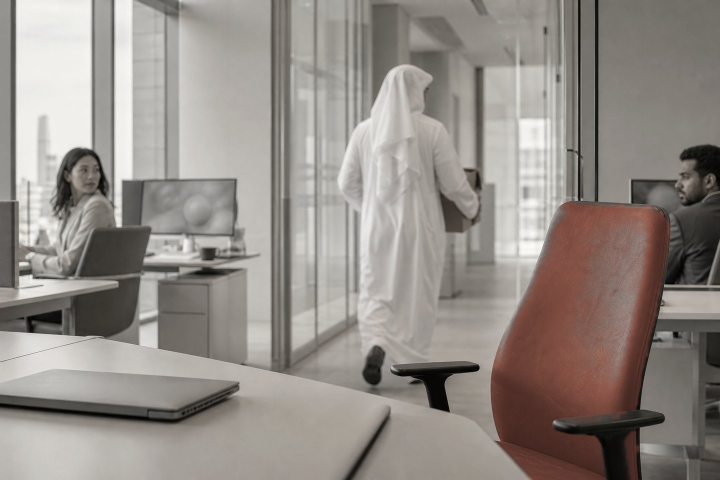
#> input picture apps/site/assets/challenges/expert.jpg, 1440 x 960 px, given in place of expert.png, which was not available (shown at 1/2 size)
$ python grade-challenge-photos.py
#> lines starting #> are read from the running program, lines starting #| are printed output that depends on the picture; after the words box and inside, x2 and y2 are one past the last pixel; in counts of white or black regions, pixels touching at a corner belong together; pictures that were not available may be replaced by others from this repository, and a replacement may not be noted
#> `sheet = Image.new("RGB", (720 * 2, 480 * 3), "white")`: sheet: PIL image 1440x1440 RGB; every value is 255
#> `msheet = Image.new("L", (720 * 2, 480 * 3), 0)`: msheet: PIL image 1440x1440 L; every value is 0
# -*- coding: utf-8 -*-
"""معالجة صور التحديات لتنتمي للهوية:
١) قص ٣:٢ بإزاحة أفقية لكل صورة · ٢) العنصر الأحمر الوحيد يُنقل إلى لون الألف #8A5447
٣) بقية المشهد تُخفَّض تشبّعها وتُدفَّأ نحو ورق/جرافيت الهوية · ٤) تصدير 1440×960 JPEG."""
from PIL import Image, ImageChops, ImageFilter, ImageEnhance, ImageOps
import os, sys
SRC = r"D:\TM-SOOT NOTE\itqan-challenges"
DST = r"D:\ideas testing\dalili\apps\site\assets\challenges"
os.makedirs(DST, exist_ok=True)
ROI = dict(
    expert=[(0.66, 0.40, 0.95, 1.0)],
    onboarding=[(0.46, 0.47, 0.64, 0.90), (0.30, 0.84, 0.58, 1.0)],
    interruptions=[(0.25, 0.78, 0.44, 0.97)],
    consistency=[(0.0, 0.54, 1.0, 0.70)],
    quality=[(0.38, 0.64, 0.50, 0.86)],
    tomorrow=[(0.80, 0.32, 0.96, 0.50)],
)
OFFSET = dict(expert=160, onboarding=320, interruptions=160, consistency=160, quality=120, tomorrow=200)

def ramp(lo, hi):
    return [0 if v <= lo else 255 if v >= hi else int(255 * (v - lo) / (hi - lo)) for v in range(256)]

def grade(name):
#> called with name = 'expert'
    im = Image.open(os.path.join(SRC, name + ".png")).convert("RGB")
#> im is the input picture: PIL image 1440x960 RGB; mean R, G, B 147.5, 140.7, 135
    w, h = im.size
#> w = 1440; h = 960
    cw = int(h * 3 / 2)
#> cw = 1440
    x = min(OFFSET[name] * w // 2048, w - cw)
#> x = 0
    im = im.crop((x, 0, x + cw, h))

    H, S, V = im.convert("HSV").split()
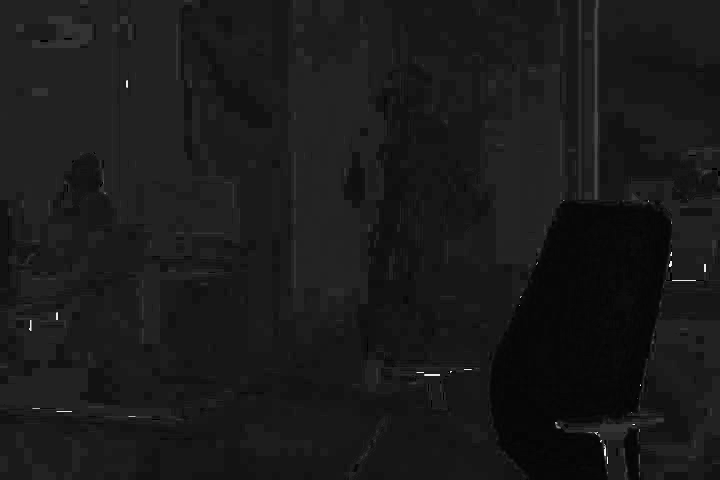
#> H: PIL image 1440x960 L (shown at 1/2 size); min 0, max 253, mean 25.6
    # قناع العنصر الأحمر: تدرّج أحمر (حول الصفر) × تشبّع مرتفع × ليس شديد الإضاءة
    mh = H.point([255 if (v <= 7 or v >= 236) else 0 for v in range(256)])
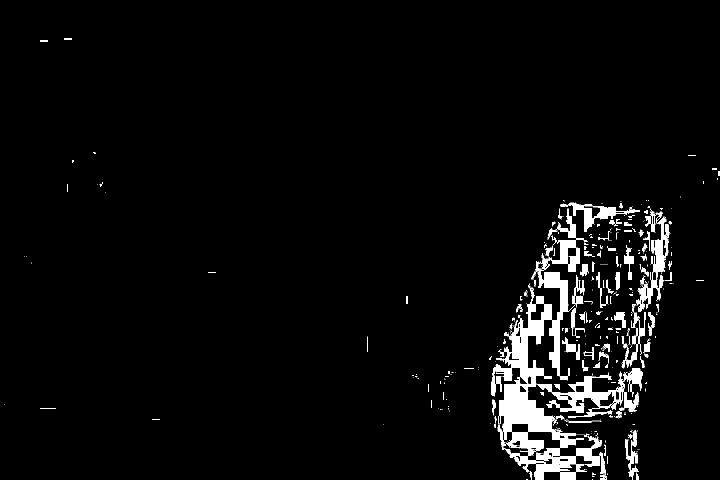
#> mh: PIL image 1440x960 L (shown at 1/2 size); 4.2% white; 488 white regions (352 under 20 px), largest, box (x1, y1, x2, y2) and area: (982, 576, 1204, 960) 23321, (1063, 417, 1176, 761) 7758, (1074, 736, 1286, 835) 6675
    ms = S.point(ramp(36, 66))
    mv = V.point([255 if 18 <= v <= 225 else 0 for v in range(256)])
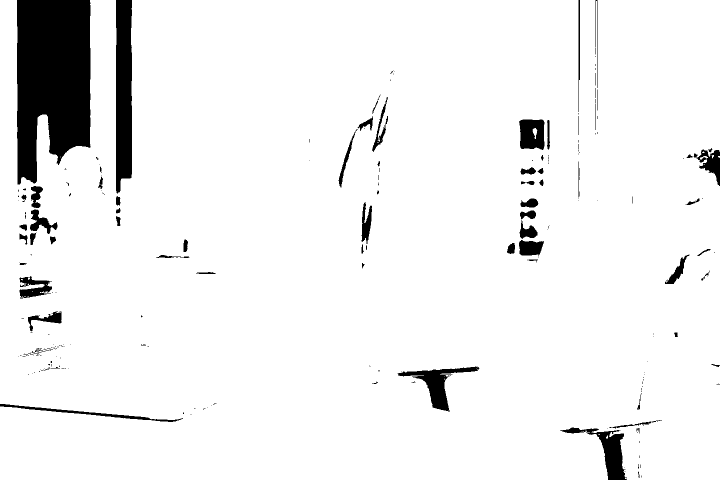
#> mv: PIL image 1440x960 L (shown at 1/2 size); 93.7% white; 239 black regions (166 under 20 px), largest, box (x1, y1, x2, y2) and area: (34, 0, 181, 369) 44752, (232, 0, 264, 387) 11487, (1121, 855, 1254, 960) 4058
    mask = ImageChops.multiply(ImageChops.multiply(mh, ms), mv)
    # العنصر معروف الموضع في كل صورة: القناع يُحصر في مستطيلاته (فلا يلتقط شفاهًا ولا خشبًا)
    roi = Image.new("L", im.size, 0)
#> roi: PIL image 1440x960 L; every value is 0
    from PIL import ImageDraw
    d = ImageDraw.Draw(roi)
    for (x0, y0, x1, y1) in ROI[name]:
        d.rectangle((x0 * cw, y0 * h, x1 * cw, y1 * h), fill=255)
    roi = roi.filter(ImageFilter.GaussianBlur(8))
    mask = ImageChops.multiply(mask, roi)
    # إغلاق الثقوب داخل العنصر ثم تنعيم الحافة
    mask = mask.filter(ImageFilter.MaxFilter(15)).filter(ImageFilter.MinFilter(15))
    mask = mask.filter(ImageFilter.MedianFilter(5)).filter(ImageFilter.GaussianBlur(1.8))

    # (أ) العنصر بلون الألف تمامًا: الإضاءة تُسقط على سلّم الألف (ظل ← #8A5447 ← ضوء)
    g = ImageOps.autocontrast(ImageOps.grayscale(im), cutoff=0) if False else ImageOps.grayscale(im)
    g = g.point([min(255, int(v * 1.25 + 22)) for v in range(256)])
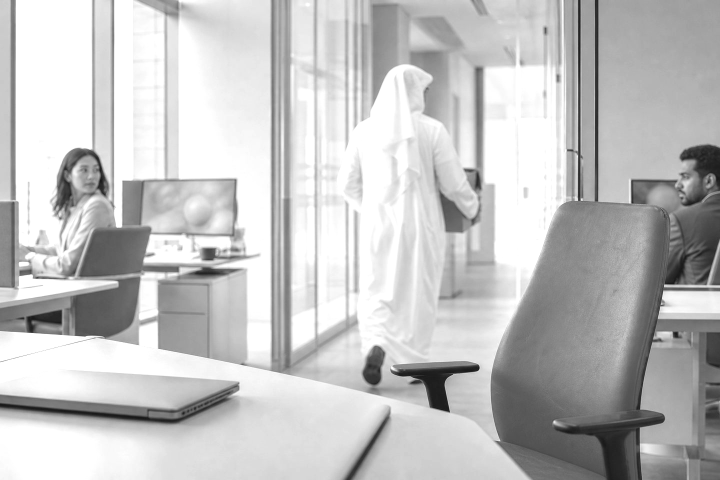
#> g: PIL image 1440x960 L (shown at 1/2 size); min 22, max 255, mean 194
    accent = ImageOps.colorize(g, black=(44, 24, 20), white=(222, 178, 164), mid=(138, 84, 71))
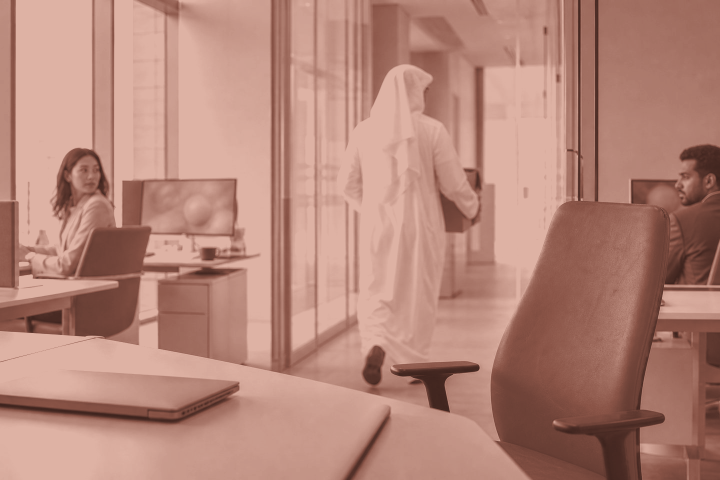
#> accent: PIL image 1440x960 RGB (shown at 1/2 size); mean R, G, B 181.2, 134.1, 120.9

    # (ب) المشهد: تشبّع منخفض + دفء خفيف نحو ورق/جرافيت الهوية
    base = ImageEnhance.Color(im).enhance(0.42)
    tone = ImageOps.colorize(ImageOps.grayscale(im), black=(34, 33, 29), white=(246, 243, 234), mid=(150, 145, 134))
    base = Image.blend(base, tone, 0.34)
    base = ImageEnhance.Contrast(base).enhance(1.06)

    out = Image.composite(accent, base, mask)
    out = out.resize((1440, 960), Image.LANCZOS)
    out.save(os.path.join(DST, name + ".jpg"), quality=84, optimize=True, progressive=True)
    cov = sum(mask.resize((160, 107)).tobytes()) / 255 / (160 * 107)
#> cov = 0.0671
    print(name, out.size, os.path.getsize(os.path.join(DST, name + ".jpg")) // 1024, "KB", "mask %.2f%%" % (cov * 100))
#| expert (1440, 960) 113 KB mask 6.71%
    return out, mask

names = ["expert", "onboarding", "interruptions", "consistency", "quality", "tomorrow"]
sheet = Image.new("RGB", (720 * 2, 480 * 3), "white")
msheet = Image.new("L", (720 * 2, 480 * 3), 0)
for i, n in enumerate(names):
    o, m = grade(n)
    sheet.paste(o.resize((720, 480)), ((i % 2) * 720, (i // 2) * 480))
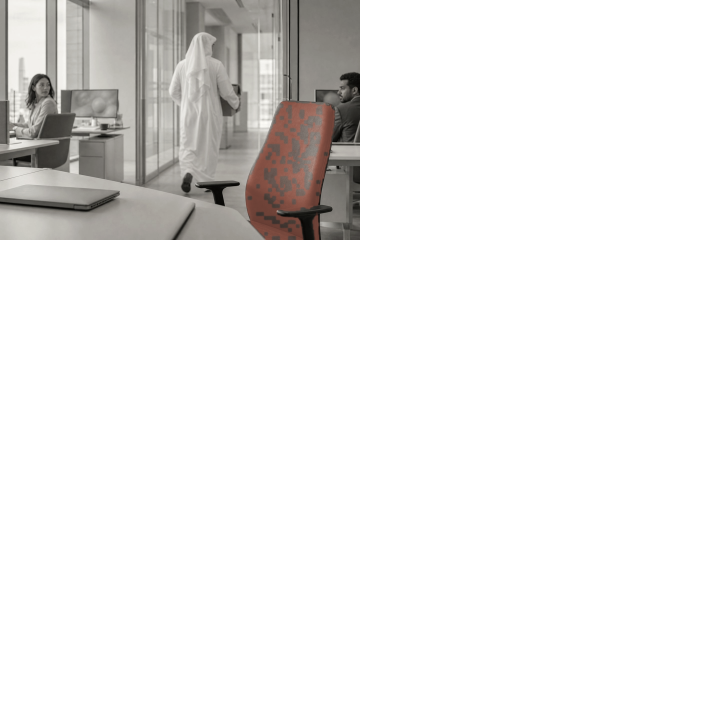
#> sheet: PIL image 1440x1440 RGB (shown at 1/2 size); mean R, G, B 237.6, 236.7, 235.7
    msheet.paste(m.resize((720, 480)), ((i % 2) * 720, (i // 2) * 480))
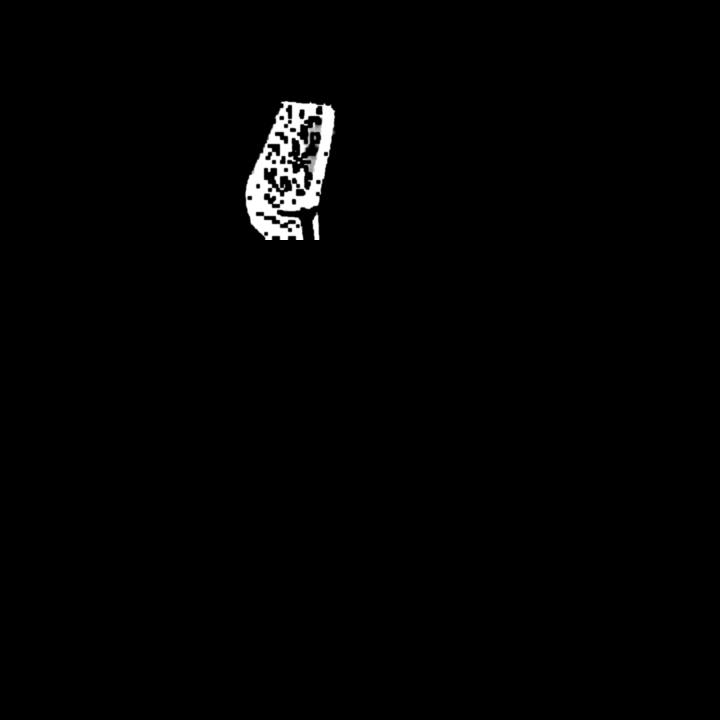
#> msheet: PIL image 1440x1440 L (shown at 1/2 size); min 0, max 255, mean 2.9
#> pass 2 of the loop `for i, n in enumerate(names):`:
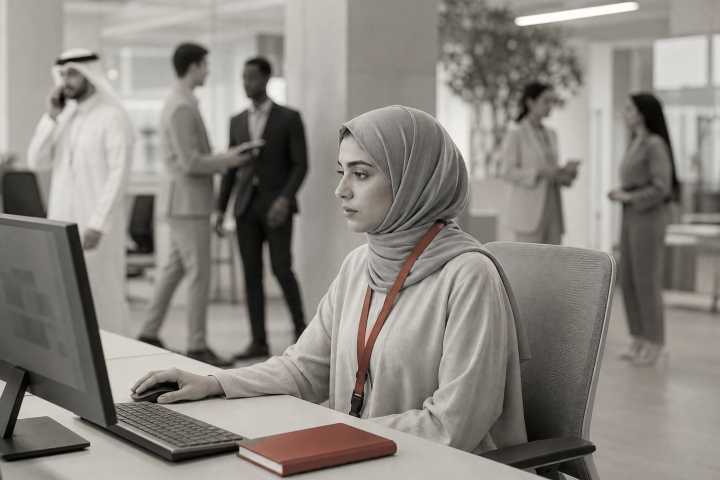
#> input picture apps/site/assets/challenges/onboarding.jpg, 1440 x 960 px, given in place of onboarding.png, which was not available (shown at 1/2 size)
#> in grade, im is the input picture: PIL image 1440x960 RGB; mean R, G, B 138.9, 134.4, 128.5
#> in grade (call 2), `mh = H.point([255 if (v <= 7 or v >= 236) else 0 for v in range(256)])`:
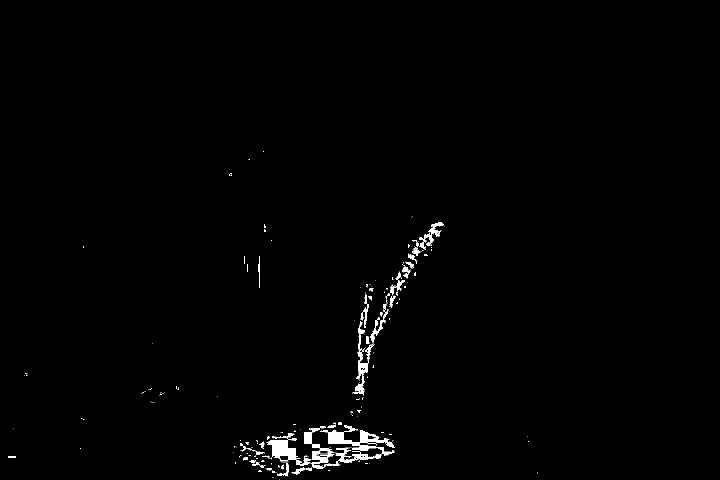
#> mh: PIL image 1440x960 L (shown at 1/2 size); 0.97% white; 267 white regions (206 under 20 px), largest, box (x1, y1, x2, y2) and area: (640, 851, 789, 912) 2685, (533, 866, 601, 923) 1727, (705, 618, 777, 791) 1659
#> mv: PIL image 1440x960 L; 98.1% white; 319 black regions (271 under 20 px), largest, box (x1, y1, x2, y2) and area: (1034, 5, 1272, 51) 4067, (479, 373, 536, 570) 3382, (878, 210, 936, 343) 3281
#> cov = 0.0157
#| onboarding (1440, 960) 139 KB mask 1.57%
#> `msheet.paste(m.resize((720, 480)), ((i % 2) * 720, (i // 2) * 480))`:
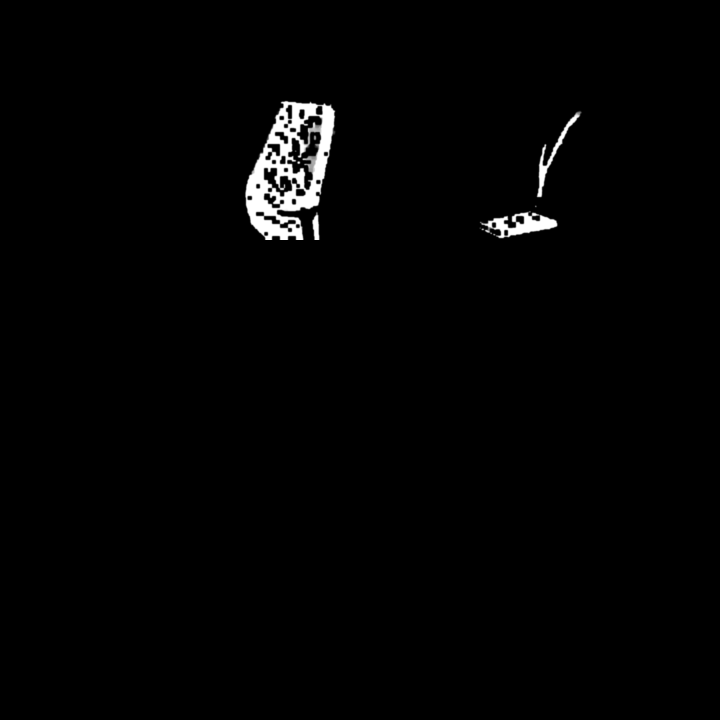
#> msheet: PIL image 1440x1440 L (shown at 1/2 size); min 0, max 255, mean 3.5
#> (the run stopped early here; a loop or call above may not have finished)
